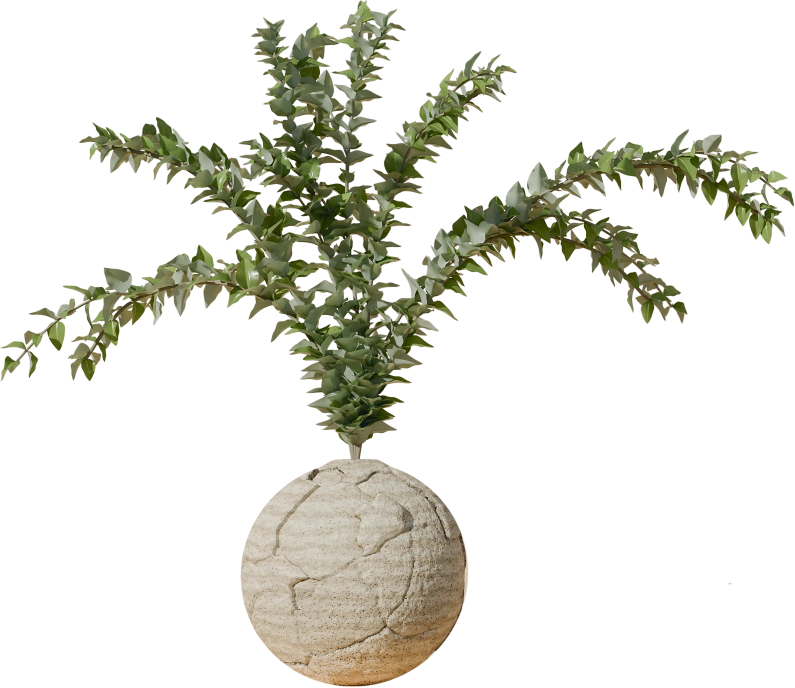
#> input picture tools/showroom-assets/orig/layer-plant.webp, 1589 x 1375 px (shown at 1/2 size)
$ python clean_sphere.py orig/layer-plant.webp
#> lines starting #> are read from the running program, lines starting #| are printed output that depends on the picture; after the words box and inside, x2 and y2 are one past the last pixel; in counts of white or black regions, pixels touching at a corner belong together
"""Чистка каменного шара в слое assets/showroom/layer-plant.webp: убирает «отвалившиеся» куски — глубокие трещины со сколами и «мохнатую» бахрому у края.
Метод ретушёра: для каждой области подбирается чистый участок шара (по энергии трещин и по близкому освещению), он копируется и вшивается по Пуассону (cv2.seamlessClone),
затем альфа за пределами окружности шара в области края обнуляется.  Запуск: python3 tools/showroom-assets/clean_sphere.py [--preview out.png]
Координаты областей — в пикселях слоя (1589×1375); preview-координаты (×2 от кадра (440,880)) пересчитываются функцией P()."""
import cv2, numpy as np, os, sys
from PIL import Image

SRC = os.path.join(os.path.dirname(__file__), '..', '..', 'assets', 'showroom', 'layer-plant.webp')
ORIG = os.path.join(os.path.dirname(__file__), 'orig', 'layer-plant.webp')                 # исходный слой (до чистки)
im = Image.open(ORIG).convert('RGBA'); A = np.array(im); rgb = cv2.cvtColor(A[..., :3], cv2.COLOR_RGB2BGR); al = A[..., 3].copy()
#> further down, im is the input picture: PIL image 1589x1375 RGBA; mean R, G, B, A 176.7, 168.7, 148.4, 58.6
#> after `rgb = cv2.cvtColor(A[..., :3], cv2.COLOR_RGB2BGR)`:
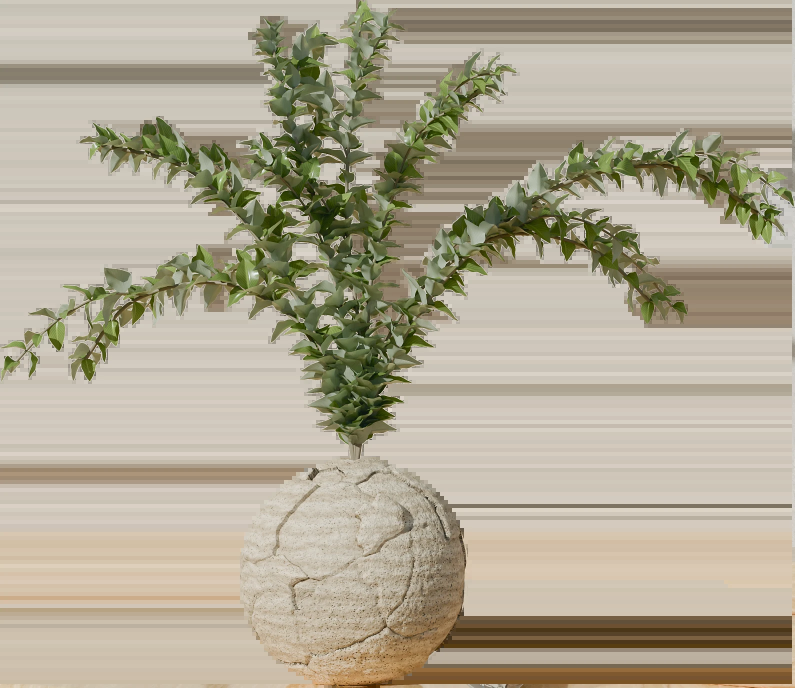
#> rgb: shape (1375, 1589, 3) (shown at 1/2 size); mean B, G, R 148.4, 168.7, 176.7
H, W = al.shape
#> H = 1375; W = 1589

# --- окружность шара: по нижней половине маски (без стебля и веток)
sub = (al[880:, :] > 128).astype(np.uint8); cnts, _ = cv2.findContours(sub, cv2.RETR_EXTERNAL, cv2.CHAIN_APPROX_NONE)
#> after `sub = (al[880:, :] > 128).astype(np.uint8)`:
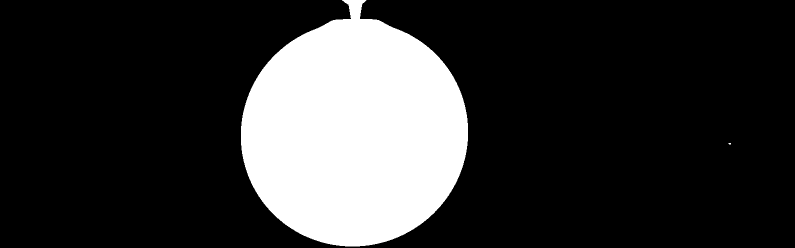
#> sub: shape (495, 1589) (shown at 1/2 size); values 0 (black) and 1 (white), 20.7% white; 2 white regions (1 under 20 px)
#> after `cnts, _ = cv2.findContours(sub, cv2.RETR_EXTERNAL, cv2.CHAIN_APPROX_NO`: cnts = 2 contours, 1 with area under 20; largest, box (x1, y1, x2, y2) and area: (482, 0, 936, 493) 161723
c = max(cnts, key=cv2.contourArea)[:, 0, :].astype(np.float64); c[:, 1] += 880
#> after `c = max(cnts, key=cv2.contourArea)[:, 0, :].astype(np.float64)`: c = 1390 pairs, first value 482 to 935, second value 0 to 492
lowhalf = c[c[:, 1] > 1120]
#> lowhalf = 694 pairs, first value 482 to 935, second value 1121 to 1372
Am = np.c_[2 * lowhalf[:, 0], 2 * lowhalf[:, 1], np.ones(len(lowhalf))]; b = (lowhalf ** 2).sum(1)
#> after `Am = np.c_[2 * lowhalf[:, 0], 2 * lowhalf[:, 1], np.ones(len(lowhalf))`: Am = 694 rows, first 8: [968, 2242, 1], [968, 2244, 1], [966, 2246, 1], [966, 2248, 1], [966, 2250, 1], [966, 2252, 1], [966, 2254, 1], [966, 2256, 1]
#> after `b = (lowhalf ** 2).sum(1)`: b = 694 values, max 2472520 at index 466, min 1490897 at index 0, mean 2165815.6
sol = np.linalg.lstsq(Am, b, rcond=None)[0]; cx, cy = sol[0], sol[1]; R = np.sqrt(sol[2] + cx * cx + cy * cy)
#> after `sol = np.linalg.lstsq(Am, b, rcond=None)[0]`: sol = [707.1, 1145.3, -1760155.2]
#> after `cx, cy = (sol[0], sol[1])`: cx = 707.1; cy = 1145.3
#> after `R = np.sqrt(sol[2] + cx * cx + cy * cy)`: R = 227.1
print('шар: центр (%.1f, %.1f), радиус %.1f' % (cx, cy, R))
#| шар: центр (707.1, 1145.3), радиус 227.1
yy, xx = np.mgrid[0:H, 0:W]; rr = np.hypot(xx - cx, yy - cy)
#> after `rr = np.hypot(xx - cx, yy - cy)`:
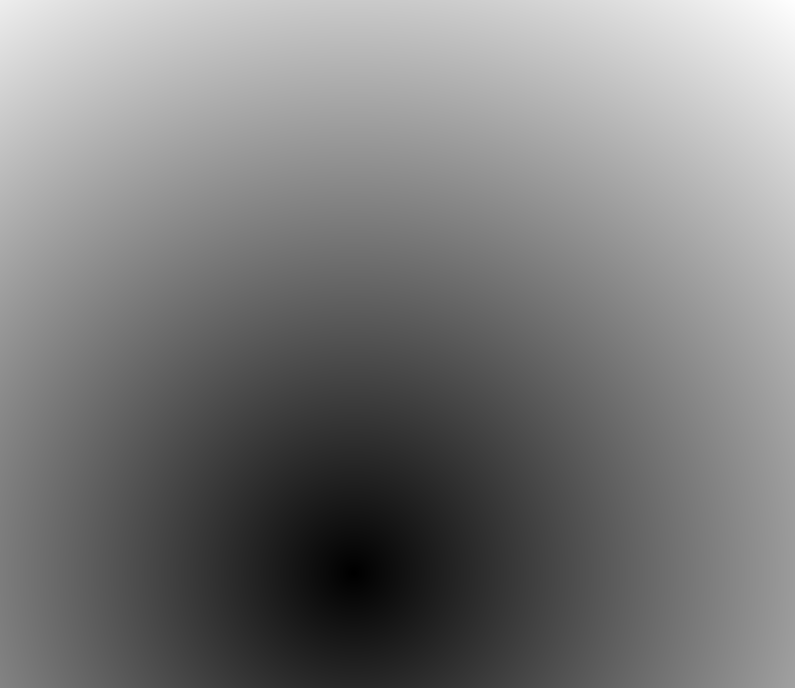
#> rr: shape (1375, 1589) float64 (shown at 1/2 size); min 0.31, max 1444.8, mean 700; drawn with min black and max white

def P(pts):                                                     # координаты preview (2× от кадра (440,880)) → пиксели слоя
    return np.array([[440 + x / 2, 880 + y / 2] for x, y in pts], np.float32)

# области: roi — полигон в координатах preview, t — порог «тёмного штриха» (blackhat), d — расширение маски, px; трещины ищутся внутри области автоматически
REGIONS = {
    'crack_left': dict(roi=[(300, 90), (520, 90), (520, 200), (430, 255), (345, 330), (305, 450), (285, 520), (150, 520), (150, 420), (205, 300), (255, 200)], t=20, d=11),
    'peel_topright': dict(roi=[(700, 150), (790, 175), (870, 225), (925, 280), (950, 360), (935, 420), (890, 410), (850, 330), (790, 255), (710, 215), (680, 180)], t=22, d=9),
}
EDGE = dict(roi=[(900, 340), (1010, 340), (1010, 700), (900, 700)], taper=40)                              # срез правой кромки: светлый «язык» и тёмные сколы за стёртым краем шара
only = [a for a in sys.argv[1:] if a in REGIONS or a == 'edge']
CORR = float(os.environ.get('CORR', '0')); EDGE_CUT = float(os.environ.get('EDGE_CUT', '13'))

g = cv2.cvtColor(rgb, cv2.COLOR_BGR2GRAY).astype(np.float32)
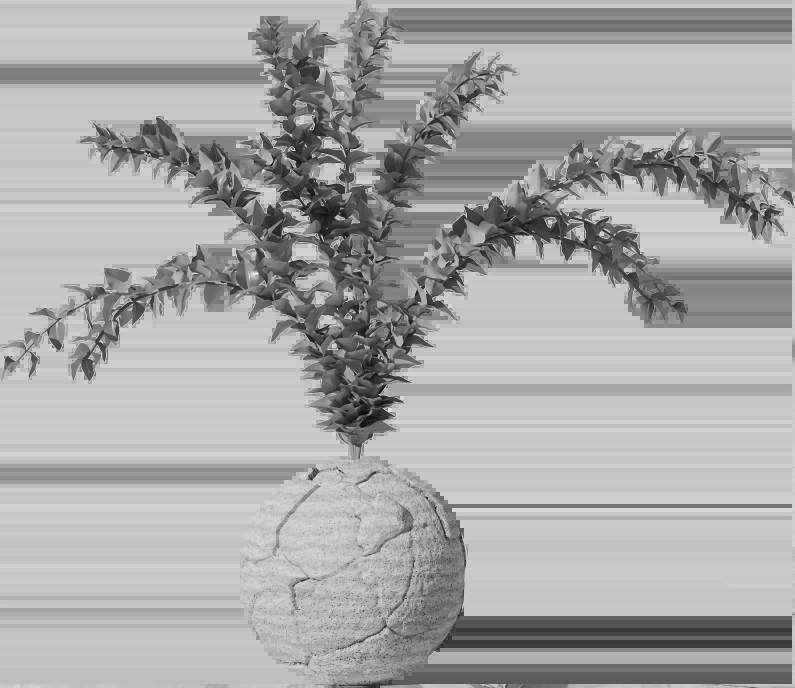
#> g: shape (1375, 1589) float32 (shown at 1/2 size); min 0, max 254, mean 168.7
bh = cv2.morphologyEx(g, cv2.MORPH_BLACKHAT, cv2.getStructuringElement(cv2.MORPH_ELLIPSE, (15, 15)))      # трещины: тёмные штрихи шире зерна
body = (al > 250).astype(np.uint8); body[:912] = 0                           # тело шара по настоящей альфе; выше — ветки и стебель не трогаем
#> after `body = (al > 250).astype(np.uint8)`: body: shape (1375, 1589); values 0 (black) and 1 (white), 21.4% white; 5 white regions (4 under 20 px), largest, box (x1, y1, x2, y2) and area: (4, 2, 1587, 1372) 466476
#> after `body[:912] = 0`:
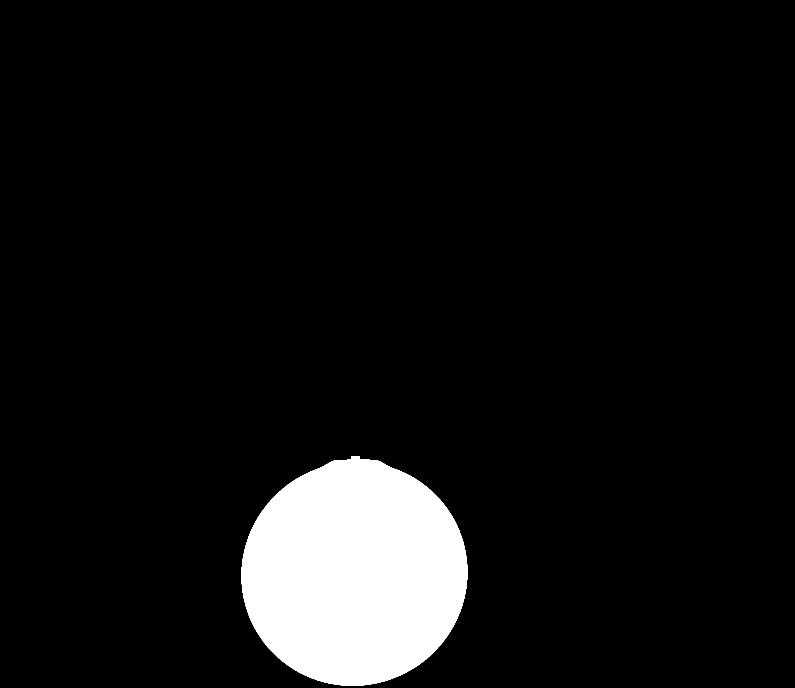
#> body: shape (1375, 1589) (shown at 1/2 size); values 0 (black) and 1 (white), 7.3% white; 1 white region, box (x1, y1, x2, y2) and area: (483, 912, 935, 1372) 159834
inside = cv2.erode(body, np.ones((7, 7), np.uint8)).astype(np.float32)
#> inside: shape (1375, 1589) float32; values 0 (black) and 1 (white), 7.1% white; 1 white region, box (x1, y1, x2, y2) and area: (486, 915, 932, 1369) 154396
def lowpass(img, s=11):
#> called with s = 11
    w = inside[..., None]; return cv2.GaussianBlur(img.astype(np.float32) * w, (0, 0), s) / np.maximum(cv2.GaussianBlur(w[..., 0], (0, 0), s), 1e-3)[..., None]
lpf = lowpass(rgb)
safe = (cv2.erode(body, cv2.getStructuringElement(cv2.MORPH_ELLIPSE, (35, 35))) & (rr < R - 22)).astype(np.uint8)        # источник — только настоящий камень: не кромка и не светлый «язык» у правого края
#> safe: shape (1375, 1589); values 0 (black) and 1 (white), 6% white; 1 white region, box (x1, y1, x2, y2) and area: (503, 941, 913, 1351) 131846
def roll(a, dy, dx): return np.roll(np.roll(a, dy, 0), dx, 1)

out = rgb.astype(np.float32).copy()
for name, cfg in REGIONS.items():
    if only and name not in only: continue
    roi = np.zeros((H, W), np.uint8); cv2.fillPoly(roi, [P(cfg['roi']).astype(np.int32)], 255)
    m = ((bh > cfg['t']) & (roi > 0)).astype(np.uint8); m = cv2.morphologyEx(m, cv2.MORPH_OPEN, np.ones((3, 3), np.uint8))
    n, lab, st, _ = cv2.connectedComponentsWithStats(m, connectivity=8); keep = np.zeros_like(m)
    for k in range(1, n):
        if st[k, 4] >= 40: keep[lab == k] = 1
    m = cv2.dilate(keep, cv2.getStructuringElement(cv2.MORPH_ELLIPSE, (2 * cfg['d'] + 1, 2 * cfg['d'] + 1))); m = (m > 0) & (inside > 0)
    mb = m; best, bs = None, 1e18
    for dy in range(-130, 131, 4):
        for dx in range(-130, 131, 4):
            if abs(dx) + abs(dy) < 30: continue
            sm = roll(mb, dy, dx)
#> (the run stopped early here; a loop or call above may not have finished)
